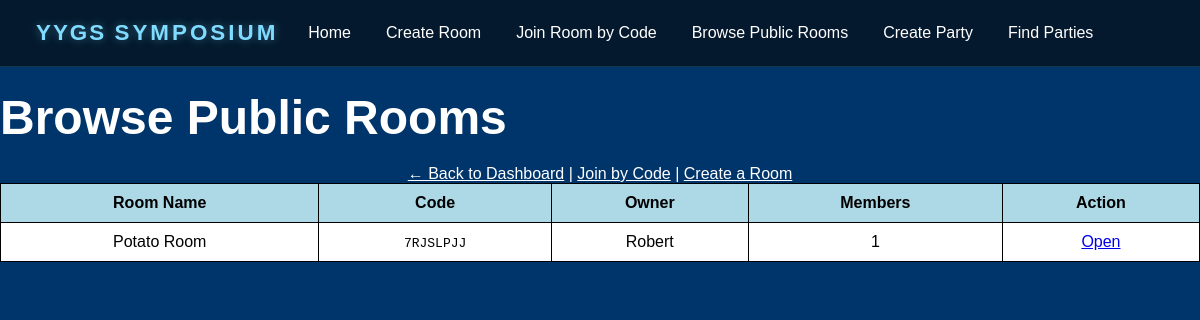
Screenshot of /rooms/browse (signed in) with the database file from the repository.
### models.py (models this page shows)
class ChatRoom(db.Model):
    id = db.Column(db.Integer, primary_key=True)
    name = db.Column(db.String(100), nullable=False)
    code = db.Column(db.String(10), unique=True, nullable=False)
    is_public = db.Column(db.Boolean, default=True, nullable=False)
    owner_id = db.Column(db.Integer, db.ForeignKey('user.id'), nullable=False)
    created_at = db.Column(db.DateTime, default=datetime.utcnow)
    owner = db.relationship('User', foreign_keys=[owner_id], backref='owned_rooms')
    room_members = db.relationship('ChatRoomMember', backref='room', lazy=True)
    room_messages = db.relationship('ChatRoomMessage', backref='room', lazy=True)

class User(db.Model):
    id = db.Column(db.Integer, primary_key=True)
    username = db.Column(db.String(100), unique=True, nullable=False)
    email = db.Column(db.String(100), unique=True, nullable=False)
    password = db.Column(db.String(100), nullable=False)

### app.py (the view)
@app.route('/rooms/browse')
@login_required
def browse_rooms():
    rooms = ChatRoom.query.filter_by(is_public=True).order_by(ChatRoom.created_at.desc()).all()
    user_room_ids = {m.room_id for m in ChatRoomMember.query.filter_by(user_id=session['user_id']).all()}
    return render_template('chat/browse_rooms.html', rooms=rooms, user_room_ids=user_room_ids)

### app.py (called while the page is built)
def login_required(f):
    @wraps(f)
    def decorated_function(*args, **kwargs):
        if 'user_id' not in session:
            flash('Please log in first.', 'error')
            return redirect(url_for('login'))
        return f(*args, **kwargs)
    return decorated_function

### templates/chat/browse_rooms.html (shortened to what this page needs)
<!DOCTYPE html>
<html lang="en">
<head>
    <link rel="stylesheet" href="{{ url_for('static', filename='style.css') }}">
</head>
<body>
    {% include 'components/header.html' %}
    <h1>Browse Public Rooms</h1>
    <p class="links"><a href="{{ url_for('home') }}" >&larr; Back to Dashboard</a> |
       <a href="{{ url_for('join_room') }}">Join by Code</a> |
       <a href="{{ url_for('create_room') }}">Create a Room</a></p>
    {% if rooms %}
        <table border="1" cellpadding="8">
            <thead>
                <tr>
                    <th>Room Name</th>
                    <th>Code</th>
                    <th>Owner</th>
                    <th>Members</th>
                    <th>Action</th>
                </tr>
            </thead>
            <tbody>
            {% for room in rooms %}
                <tr>
                    <td>{{ room.name }}</td>
                    <td><code>{{ room.code }}</code></td>
                    <td>{{ room.owner.username }}</td>
                    <td>{{ room.room_members|length }}</td>
                    <td>
                        {% if room.id in user_room_ids %}
                            <a href="{{ url_for('room', room_id=room.id) }}">Open</a>
                        {% else %}
                            <form method="POST" action="{{ url_for('join_room') }}" style="display:inline;">
                                <input type="hidden" name="code" value="{{ room.code }}">
                                <button type="submit">Join</button>
                            </form>
                        {% endif %}
                    </td>
                </tr>
            {% endfor %}
            </tbody>
        </table>
    {% else %}
        <p class="links">No public rooms available. <a href="{{ url_for('create_room') }}" class="links">Create one!</a></p>
    {% endif %}
</body>
</html>

### static/style.css (style rules this page uses)
* { margin: 0; padding: 0; }
body { font-family: Arial, sans-serif; background-color: #00356B; color: white; margin: 0; padding-top: 90px; }
h1 { font-size: 48px; }
table { width: 100%; border-collapse: collapse; background-color: white; color: black; }
th { background-color: lightblue; }
th, td { border: 1px solid black; padding: 10px; text-align: center; }
.links { text-align: center; margin-top: 20px; }
.links a { color: white; text-decoration: underline; }
p { text-align: center; }

### rows the page displays
ChatRoom: name "Potato Room", code "7RJSLPJJ", owner.username "Robert", room_members|length "1"
